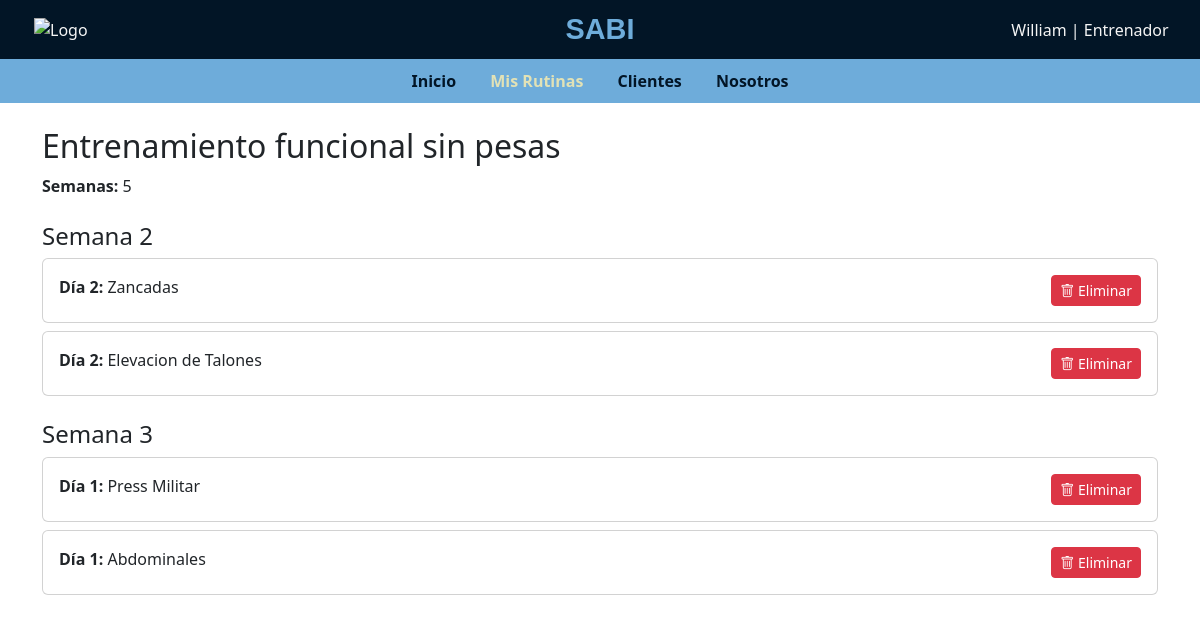
The page /Vista/Entrenador/EditarRutina.php?id=4 on the database its author committed.
### tables this page shows
CREATE TABLE `rutina` (
  `idRutina` int(11) NOT NULL,
  `semRutina` int(11) NOT NULL,
  `descRutina` varchar(40) NOT NULL,
  `creaRutina` date NOT NULL,
  `autRutina` int(11) DEFAULT NULL
);

CREATE TABLE `ejercicio_rutina` (
  `idEje_Rut` int(11) NOT NULL,
  `fkIdEjercicio` int(11) NOT NULL,
  `fkIdRutina` int(11) NOT NULL,
  `repeticiones` int(11) DEFAULT NULL,
  `series` int(11) DEFAULT NULL,
  `dia` int(11) NOT NULL,
  `semana` int(11) NOT NULL,
  `descanso` int(11) DEFAULT NULL,
  `intensidad` varchar(15) NOT NULL,
  `peso` int(4) DEFAULT NULL
);

CREATE TABLE `ejercicio` (
  `idEjercicio` int(11) NOT NULL,
  `nomEjercicio` varchar(20) NOT NULL,
  `descEjercicio` varchar(90) NOT NULL,
  `tipEjercicio` varchar(20) NOT NULL,
  `urlVideo` varchar(260) NOT NULL
);

### Vista/Entrenador/EditarRutina.php (the view, shortened to what this page needs)
<?php
include_once("../../Controlador/Conexion.php");
$idRutina = isset($_GET['id']) ? intval($_GET['id']) : null;
$stmt = $conexion->prepare("SELECT * FROM rutina WHERE idRutina = ?");
$stmt->bind_param("i", $idRutina);
$stmt->execute();
$result = $stmt->get_result();
$rutina = $result->fetch_assoc();
$ejercicios = [];
$query = "SELECT er.*, e.nomEjercicio FROM ejercicio_rutina er
          JOIN ejercicio e ON er.fkIdEjercicio = e.idEjercicio
          WHERE fkIdRutina = ?
          ORDER BY semana, dia";
$stmt = $conexion->prepare($query);
$stmt->bind_param("i", $idRutina);
$stmt->execute();
$res = $stmt->get_result();
while ($row = $res->fetch_assoc()) {
  $ejercicios[] = $row;
}
?>
<!DOCTYPE html>
<html lang="en">
<head>
  <link href="https://cdn.jsdelivr.net/npm/bootstrap@5.3.0/dist/css/bootstrap.min.css" rel="stylesheet">
  <link rel="stylesheet" href="https://cdn.jsdelivr.net/npm/bootstrap-icons/font/bootstrap-icons.css">
  <link rel="stylesheet" href="../Stiles/CrearRutina.css">
</head>
<body class="cuerpo">
  <nav class="navbar navbar-custom">
    <div class="container-fluid d-flex flex-column align-items-center">
      <div class="d-flex align-items-center w-100 justify-content-between row">
        <div class="col-md-2"><img src="Media/Logo.enc" alt="Logo" width="60" height="60" class="logo"></div>
        <div class="col-md-8 text-center"><a class="navbar-brand " href="#">SABI</a></div>
        <div class="col-lg-2 text-center">William | Entrenador</div>
      </div>
    </div>
  </nav>
  <div class="menu">
    <a href="#">Inicio</a>
    <a href="rutinasGuardadas.html" style="color: #E2E2B6;">Mis Rutinas</a>
    <a href="clientes.html">Clientes</a>
    <a href="#">Nosotros</a>
  </div>
  <div class="container mt-4">
    <h2><?= htmlspecialchars($rutina['descRutina']) ?></h2>
    <p><strong>Semanas:</strong> <?= htmlspecialchars($rutina['semRutina']) ?></p>
  </div>
  <div class="container">
    <?php
    $semanaActual = 0;
    foreach ($ejercicios as $ej) {
      if ($ej['semana'] != $semanaActual) {
        if ($semanaActual > 0) echo "</div>";
        $semanaActual = $ej['semana'];
        echo "<div class='mt-4'><h4>Semana $semanaActual</h4>";
      }
      echo "<div class='card mb-2'>
              <div class='card-body d-flex justify-content-between'>
                  <div>
                      <strong>Día {$ej['dia']}:</strong> {$ej['nomEjercicio']}
                  </div>
                  <button class='btn btn-danger btn-sm eliminar-ejercicio' data-id='{$ej['idEje_Rut']}'>
                      <i class='bi bi-trash'></i> Eliminar
                  </button>
              </div>
            </div>";
    }
    if ($semanaActual > 0) echo "</div>";
    ?>
  </div>
</body>
</html>

### Vista/Stiles/CrearRutina.css (style rules this page uses)
.cuerpo { background-image: url(../media/fondoSabi.png); }
.navbar-custom { background-color: #021526; color: whitesmoke; }
.navbar-brand { font-size: 1.8rem; font-weight: bold; color: #6EACDA; font-family: 'Bonello-Regular', sans-serif; text-align: center; margin: 0 auto; text-decoration: none; }
.logo { margin-left: 10px; }
.menu { background-color: #6EACDA; text-align: center; padding: 10px 0; }
.menu a { color: #021526; font-weight: bold; margin: 0 15px; text-decoration: none; }

### rows shown on the page
rutina: descRutina "Entrenamiento funcional sin pesas", semRutina "5"
ejercicio_rutina: semana "2", dia "2", fkIdEjercicio.nomEjercicio "Zancadas"
ejercicio_rutina: dia "2", fkIdEjercicio.nomEjercicio "Elevacion de Talones"
ejercicio_rutina: semana "3", dia "1", fkIdEjercicio.nomEjercicio "Press Militar"
ejercicio_rutina: dia "1", fkIdEjercicio.nomEjercicio "Abdominales"
